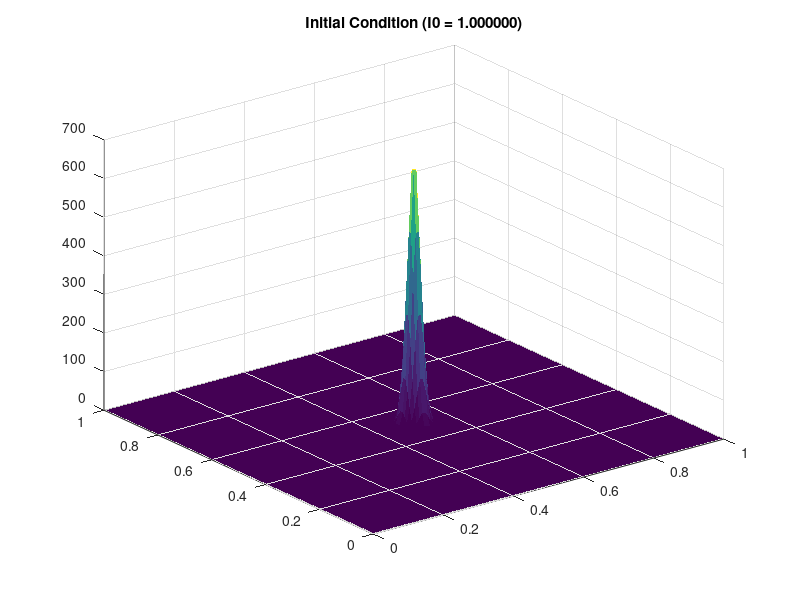

This figure's MATLAB source: (Note: this script raises an error after producing the figure.)
% File: RDE_Virtual_Pop_2D_homog_bimodal.m
% Author: Nick Henscheid 
% Date: 4-2019, 5-2020
%
% Purpose: Solves the 2D reaction diffusion (Fisher-Kolmogorov) problem
%          u_t = div(D*grad(u)) + rho*u*(1-u/k) using the method of lines 
%          and random homogeneous parameters (D,rho and k).  The
%          distribution for the parameters is assumed to be bimodal, in
%          particular a Gaussian mixture. 
% Notes:   The Laplacian is discretized using the standard 2nd order 
%          5-point stencil. The resulting ODE system is solved using ode45.
%          Both of these discreizations are sub-optimal, but tend to work
%          in reasonable parameter regimes.
%          Units of u(x,t) are cells/cm^2 with t in days (2D)
%          Units of D are thus cm^2/day
%          Units of alpha are cells/day
%          Units of k are cells/cm^2 

% See documentation for full details. 
close all

plotting = 1;  % Display plots during simulation?

% Number of samples to generate
Nsamp = 25;   % Number of samples to generate
Usamp = cell(Nsamp,1); % This is where samples will be stored

% Set up spatial grid
N = 128;       % Number of grid points in ea. direction 
xx = linspace(0,1,N);  
[x,y] = meshgrid(xx);  % Uniform grid on [0,1]^2  (Arbitrary spatial units L)

% Set up time points
Nt = 8;        % Number of time points to keep 
tmax = 1000;   % Arbitrary time units T
t = linspace(0,tmax,Nt);

%% Set up initial condition
s  = 0.015;    % Std. dev of initial condition
I0 = 1;        % Integral of intial cell density ("number of initial cells")
initcond = @(x,y) I0*exp(-((x-0.5).^2+(y-0.5).^2)/(2*s^2))/(2*pi*s^2);
u0 = initcond(x,y);
if(plotting)
    surf(x,y,u0,'EdgeColor','none'); title(sprintf('Initial Condition (I0 = %f)',I0));
end

%%  Diffusion coefficient
D     = 1e-7;   % Diffusion coeff. (Units L^2/T) (assume constant) 

%% Lumpy background growth (bimodal: "low growth" and "aggressive growth")
%  NOTE: you can set the probability of "aggressive" with the parameter
%  prob_agg below.
gpu = gpuDeviceCount>0;
% Construct lumpy background object.  Can set parameters here or later w/
% e.g. L.Kbar, L.cov, etc.
L_rho = LumpyBgnd('N',N,'Kbar',300,'b0',1e-2,'cov',0.001,'gpu',gpu);
% Aggressive variant (note: only b0 is changed!)
L_rho_agg = LumpyBgnd('N',N,'Kbar',300,'b0',2e-2,'cov',0.001,'gpu',gpu); 
rho = @(x,y) reshape(L_rho.eval([x(:),y(:)]),size(x)); 
rho_agg = @(x,y) reshape(L_rho_agg.eval([x(:),y(:)]),size(x)); 
rho_grid = rho(x,y); % Evaluate on the grid
rho_grid_agg = rho_agg(x,y);
prob_agg  = 0.5;   % Probability of being aggressive
% Plot a sample from the growth function
if(plotting)
    fig = figure; pos = get(fig,'Position');
    set(fig,'Position',[pos(1),pos(2),1200,600]);
    subplot(1,2,1);
    imagesc(xx,xx,rho_grid);
    axis image;set(gca,'YDir','normal');colorbar;
    title('Sample growth rate $\rho(x,y)$ (units 1/T)','FontSize',22); 
    subplot(1,2,2);
    imagesc(xx,xx,rho_grid_agg);
    axis image;set(gca,'YDir','normal');colorbar;
    title('Sample aggressive growth rate $\rho(x,y)$ (units 1/T)','FontSize',22); 
end

%% Lumpy carrying cap function (growth is contained within a disk ala "petri dish")
L_kappa = LumpyBgnd('N',N,'Kbar',20,'b0',1,'cov',0.05,'gpu',gpu); 
K0 = 10;
kappa = @(x,y) 0.001+K0*((x-0.5).^2 + (y-0.5).^2 < 0.4^2).*reshape(L_kappa.eval([x(:),y(:)]),size(x));
Kgrid = kappa(x,y); % Evaluate on the grid
figure; 
surf(x,y,Kgrid);
title('Sample carrying capacity function $\kappa(x,y)$','FontSize',22);
xlabel('x'); ylabel('y'); zlabel('$\kappa(x,y)$ (Units cells/$L^2$)','FontSize',22);
%% Set up the ODE right-hand-side
h = 1/(N-1);
odefun = @(T,Y)ODEFun2D(Y,D,rho_grid,Kgrid,h,N);
%% Generate samples 
U = zeros(N,N,Nt);
rho_samp = zeros(N,N,Nsamp);   % Sampled growth fields
kappa_samp = zeros(N,N,Nsamp); % Sampled carrying caps
for isamp=1:Nsamp
    if(plotting)
        progressbar(isamp/Nsamp);
    end
    aggressive = rand()<prob_agg;  % Flip a coin  
    if(aggressive)
        L_rho_agg.randomize;   % Create a new growth function;
        rho_samp(:,:,isamp) = rho_agg(x,y); % Evaluate on the grid
    else
        L_rho.randomize;
        rho_samp(:,:,isamp) = rho(x,y);
    end
    L_kappa.randomize; % Create a new carrying cap
    kappa_samp(:,:,isamp) = kappa(x,y);
    odefun = @(T,Y)ODEFun2D(Y,D,rho_samp(:,:,isamp),kappa_samp(:,:,isamp),h,N);
    tic
    [T,Y] = ode45(odefun,t,u0(:));
    fprintf("Time elapsed = %f\n",toc)

    for i=1:Nt
        U(:,:,i) = reshape(Y(i,:),[N,N]);
    end
    Usamp{isamp} = U;
end

%% Plot the time series for a single sample
kplot = 7;
if(plotting)    
    DisplayImages([2,4],Usamp{kplot});
    figure;surf(x,y,U(:,:,end),'EdgeColor','none')
end

%% Make an array consisting of only the final cell densities
Ufinal    = zeros(N,N,Nsamp);
for i=1:Nsamp
    Ufinal(:,:,i) = Usamp{i}(:,:,end);
end
Ubarfinal = mean(Ufinal,3);
if(plotting)
    figure; imagesc(xx,xx,Ubarfinal);axis image; set(gca,'YDir','normal')
    title('Estimated mean final tumor cell density $\bar{u}(x,y)$');
end
DisplayImages([2,4],Ufinal);

%% Compute the final tumor sizes 
final_size = zeros(Nsamp,1); 

for i=1:Nsamp
    final_size(i) = h^2*sum(sum(Ufinal(:,:,i)));
end

if(plotting)
    figure; histogram(final_size,'normalization','pdf');
    title('Distribution of final tumor sizes $\int_V u(x,T) dx$')
end

